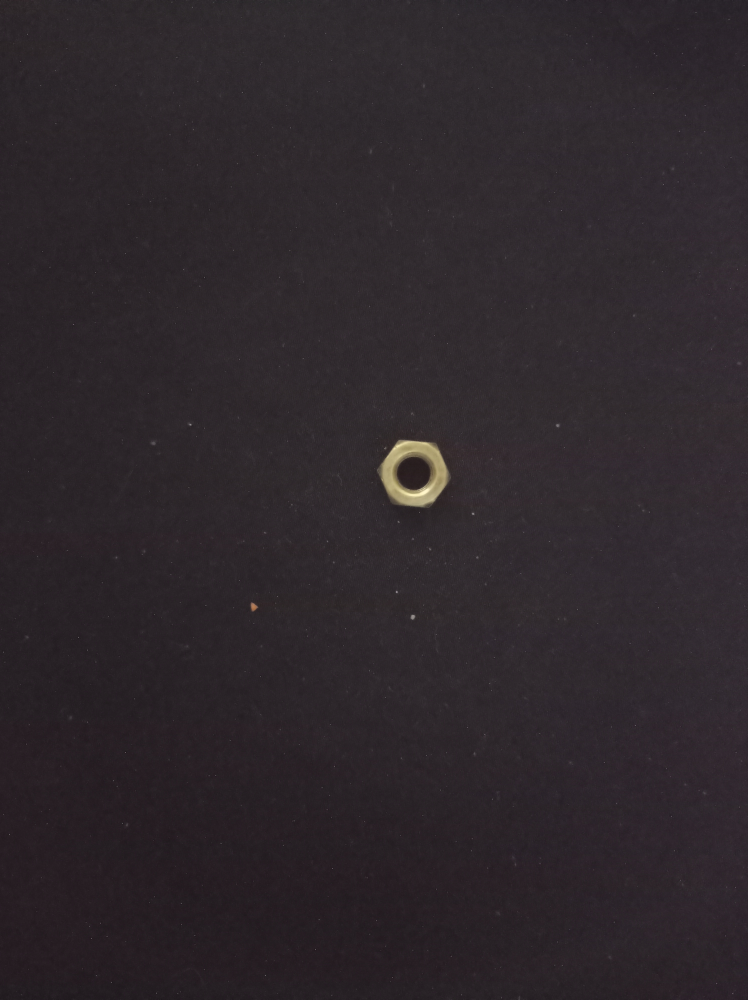
#> input picture Kmeans/Tuercas/1719629387142.jpg, 2992 x 4000 px (shown at 1/4 size); its folder holds 4 pictures in this run
$ python kmeans.py
#> lines starting #> are read from the running program, lines starting #| are printed output that depends on the picture; after the words box and inside, x2 and y2 are one past the last pixel; in counts of white or black regions, pixels touching at a corner belong together
import numpy as np
import matplotlib.pyplot as plt
import cv2
import os
from medicion import *
from mpl_toolkits.mplot3d import Axes3D

class KMeansClustering:
    def __init__(self,k=3):
        self.k=k
        self.centroides=None

    @staticmethod
    def distancia_euclidiana(punto_dato, centroides):
        return np.sqrt(np.sum((centroides-punto_dato)**2, axis=1))
    # [52 lines left out: function fit, not called in this run]

# Cargar imágenes de base de datos
def cargar_imagenes(directorio):
    imagenes = []
    for archivo in os.listdir(directorio):
        ruta = os.path.join(directorio, archivo)
        thresh_, contorno=preprocesar_imagen(ruta, False, 1)
        HuM=calcular_parametros_y_hu(thresh_, contorno)
        if thresh_ is not None:
            imagenes.append(HuM)  # Agrega el vector de características
    return imagenes

def preprocesar_imagen(ruta, graficar, tipo):
#> called with ruta = 'Tuercas/1719629387142.jpg', graficar = False, tipo = 1
    img = cv2.imread(ruta)
#> img is the input picture: shape (4000, 2992, 3); mean B, G, R 43.7, 39.2, 46
    # La convertimos a escala de grises.
    imagen_gris = cv2.cvtColor(img, cv2.COLOR_BGR2GRAY)
    # Filtro Gausiano.
    imagen_gauss = cv2.GaussianBlur(imagen_gris, (5, 5), 0)
    # Umbralizacion de la imagen.
    if tipo==1 or tipo==2:              # Base de datos y objeto de referencia
        _, imagen_binaria = cv2.threshold(imagen_gauss, 107, 255, cv2.THRESH_BINARY)
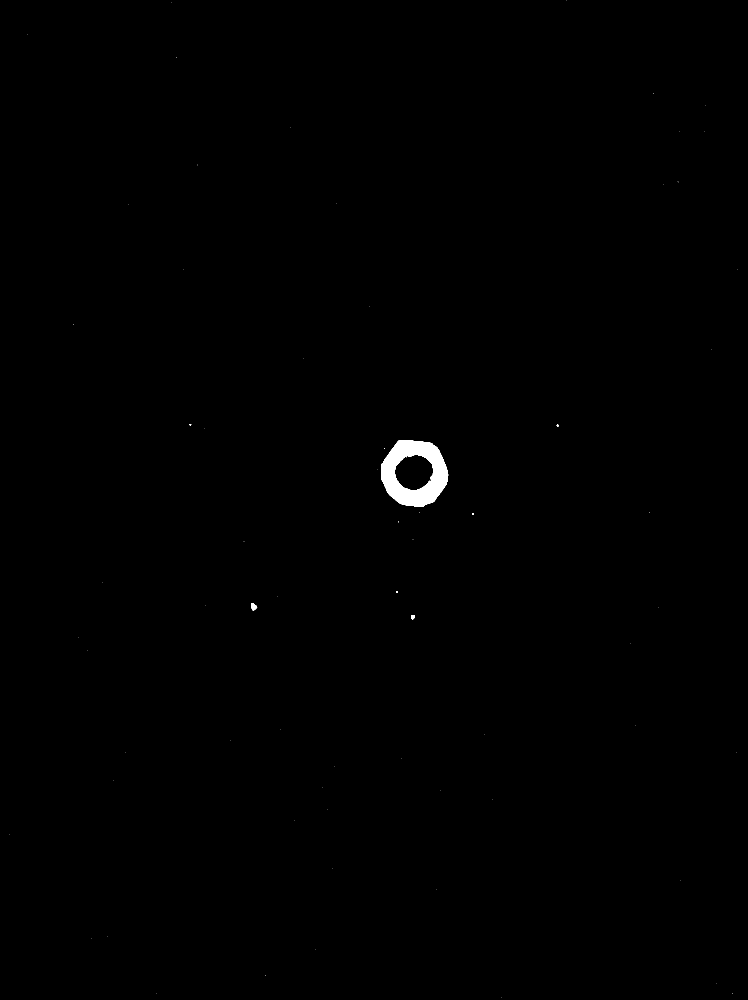
#> imagen_binaria: shape (4000, 2992) (shown at 1/4 size); 0.33% white; 69 white regions (62 under 20 px)
    if tipo==3 or tipo==4:              # Objeto a clasificar y objeto a medir
        _, imagen_binaria = cv2.threshold(imagen_gauss, 120, 255, cv2.THRESH_BINARY)

    # Encontrar contornos
    contours, _ = cv2.findContours(imagen_binaria, cv2.RETR_EXTERNAL, cv2.CHAIN_APPROX_SIMPLE)
#> contours = 68 contours, 62 with area under 20; largest, box (x1, y1, x2, y2) and area: (1524, 1761, 1793, 2027) 55078, (1005, 2412, 1029, 2442) 422, (1644, 2460, 1660, 2478) 184, (2227, 1698, 2234, 1707) 34, (1889, 2052, 1896, 2059) 32, (1584, 2364, 1590, 2372) 29
    contour_max = max(contours, key=cv2.contourArea)
#> contour_max = contour of 367 points, box (x1, y1, x2, y2) (1524, 1761, 1793, 2027), area 55078
#> in cargar_imagenes, `thresh_, contorno=preprocesar_imagen(ruta, False, 1)`: contorno has the same summary as contour_max in preprocesar_imagen

    if graficar:
        fig, axs = plt.subplots(1, 4, figsize=(10, 5))
        fig.suptitle("Preprocesamiento de imágenes", fontsize=16)

        axs[0].imshow(img)
        axs[0].set_title('Imagen original')
        axs[0].axis('off')

        axs[1].imshow(imagen_gris)
        axs[1].set_title('Imagen en grises')
        axs[1].axis('off')

        axs[2].imshow(imagen_gauss)
        axs[2].set_title('Filtro Gaussiano')
        axs[2].axis('off')

        axs[3].imshow(imagen_binaria, cmap='gray')
        axs[3].set_title('Imagen binaria')
        axs[3].axis('off')

        plt.tight_layout()
        plt.show()

    if tipo == 1:
        return imagen_binaria, contour_max
    elif tipo == 2:
        return img, imagen_binaria
    elif tipo == 3:
        return imagen_binaria, contour_max
    elif tipo == 4:
        return img, imagen_binaria


def calcular_parametros_y_hu(imagen, contorno_maximo):

    # Aproximacion de contorno del objeto a figura geometrica.
    epsilon = 0.001 * cv2.arcLength(contorno_maximo, True)
#> epsilon = 0.895
    aproximacion = cv2.approxPolyDP(contorno_maximo, epsilon, True)
#> aproximacion = contour of 69 points, box (x1, y1, x2, y2) (1524, 1761, 1793, 2027), area 55102

    momentos = cv2.moments(imagen)
#> momentos = moments, m00 10151550, centre m10/m00, m01/m00 = (1650.7, 1903.4)
    momentosHu = cv2.HuMoments(momentos)
#> momentosHu = [0.00261, 6.22e-07, 1.91e-08, 6.63e-08, 2.31e-15, 5.23e-11, 4.69e-16]

    A = cv2.contourArea(aproximacion)
#> A = 55101.5
    P = cv2.arcLength(aproximacion,True)
#> P = 855.3
    # Calcular relación de aspecto
    x, y, w, h = cv2.boundingRect(contorno_maximo)
#> x = 1524; y = 1761; w = 269; h = 266
    relacion_aspecto = float(w) / h
#> relacion_aspecto = 1.01

    # Calcular circularidad
    if P == 0:
        circularidad = 0
    else:
        circularidad = (4 * np.pi * A) / (P * P)
#> circularidad = 0.947

    # Calcular elongación
    if len(contorno_maximo) >= 5:  # fitEllipse requiere al menos 5 puntos
        ellipse = cv2.fitEllipse(contorno_maximo)
#> ellipse = ((1657.7, 1892.3), (261.3, 268.5), 165.8)
        (a, b) = ellipse[1]  # Obtener los ejes de la elipse
#> a = 261.3; b = 268.5
        if a>b:
            elongation = a / b
        else:
            elongation = b / a
#> elongation = 1.03
    else:
        print("No hay suficientes puntos para la elongación")
        elongation = None  # No se puede calcular la elongación si no hay suficientes puntos

    # Crear el vector de características
    if elongation is not None:
        vector_caracteristicas = np.append(momentosHu, [relacion_aspecto, circularidad, elongation])
#> vector_caracteristicas = [0.00261, 6.22e-07, 1.91e-08, 6.63e-08, 2.31e-15, 5.23e-11, 4.69e-16, 1.01, 0.947, 1.03]
    else:
        vector_caracteristicas = np.append(momentosHu, [relacion_aspecto, circularidad])

    return vector_caracteristicas

def normalizar(datos, maximo, minimo):
    # Obtener los valores mínimos y máximos de cada característica en X
    return (datos-minimo)/(maximo-minimo)

# Directorio que contiene las imágenes de tuercas
directorio_tuercas = "Tuercas/"
tuercas = cargar_imagenes(directorio_tuercas)
#> in cargar_imagenes, `HuM=calcular_parametros_y_hu(thresh_, contorno)`: HuM has the same summary as vector_caracteristicas in calcular_parametros_y_hu
#> pass 2 of the loop in cargar_imagenes, `for archivo in os.listdir(directorio):`:
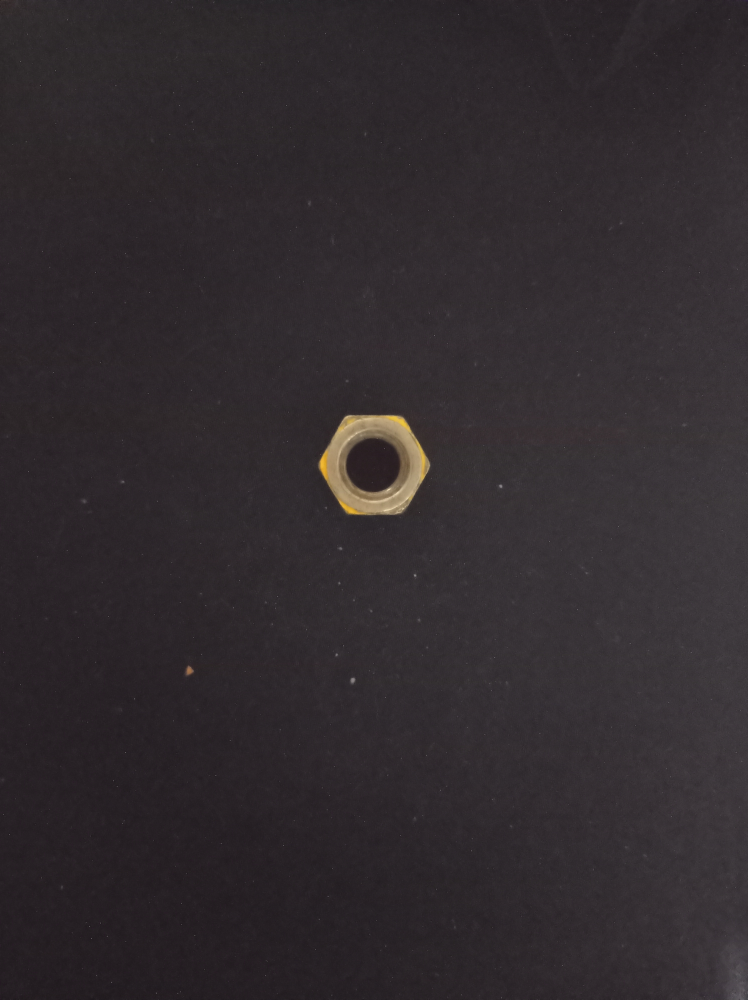
#> input picture Kmeans/Tuercas/1719629387161.jpg, 2992 x 4000 px (shown at 1/4 size)
#> in preprocesar_imagen, img is the input picture: shape (4000, 2992, 3); mean B, G, R 46.6, 43.2, 49.1
#> in preprocesar_imagen (call 2), `_, imagen_binaria = cv2.threshold(imagen_gauss, 107, 255, cv2.THRESH_B..`:
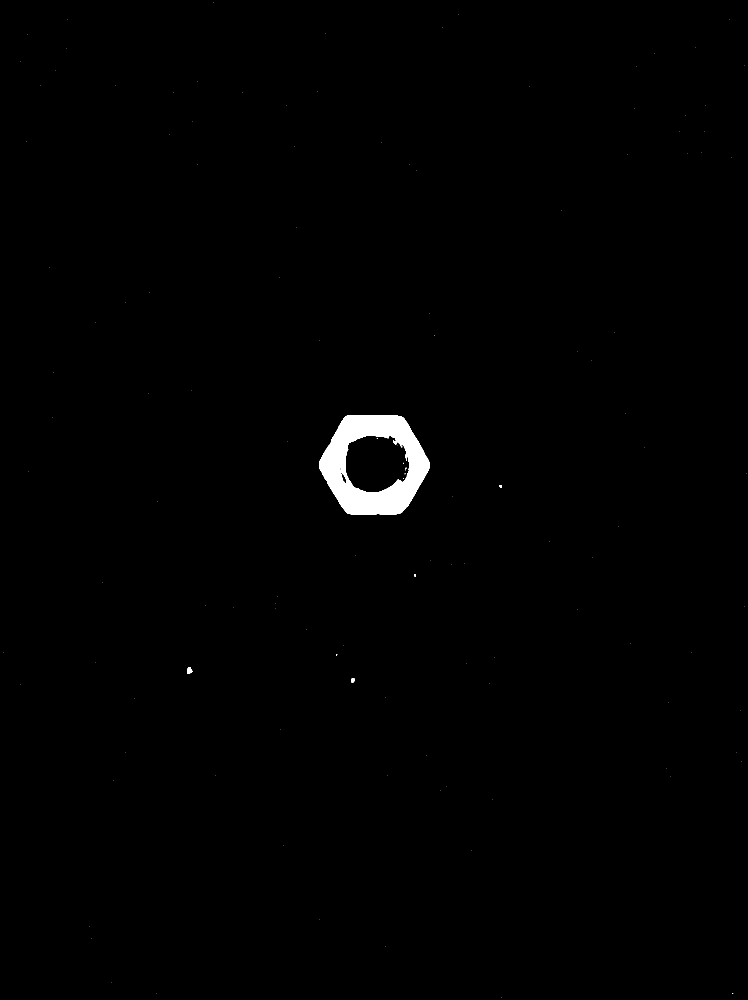
#> imagen_binaria: shape (4000, 2992) (shown at 1/4 size); 0.74% white; 129 white regions (123 under 20 px)
#> contours = 121 contours, 116 with area under 20; largest, box (x1, y1, x2, y2) and area: (1276, 1661, 1720, 2060) 134512, (749, 2668, 770, 2695) 339, (1405, 2712, 1419, 2730) 174, (1998, 1940, 2008, 1951) 72, (1656, 2298, 1664, 2306) 38
#> contour_max = contour of 632 points, box (x1, y1, x2, y2) (1276, 1661, 1720, 2060), area 134512
#> contorno has the same summary as contour_max in preprocesar_imagen
#> HuM = [0.00173, 6.61e-08, 1.91e-09, 2.97e-09, 6.55e-18, 7.59e-13, 2.67e-18, 1.11, 0.935, 1.02]
#> pass 3 of the loop in cargar_imagenes, `for archivo in os.listdir(directorio):`:
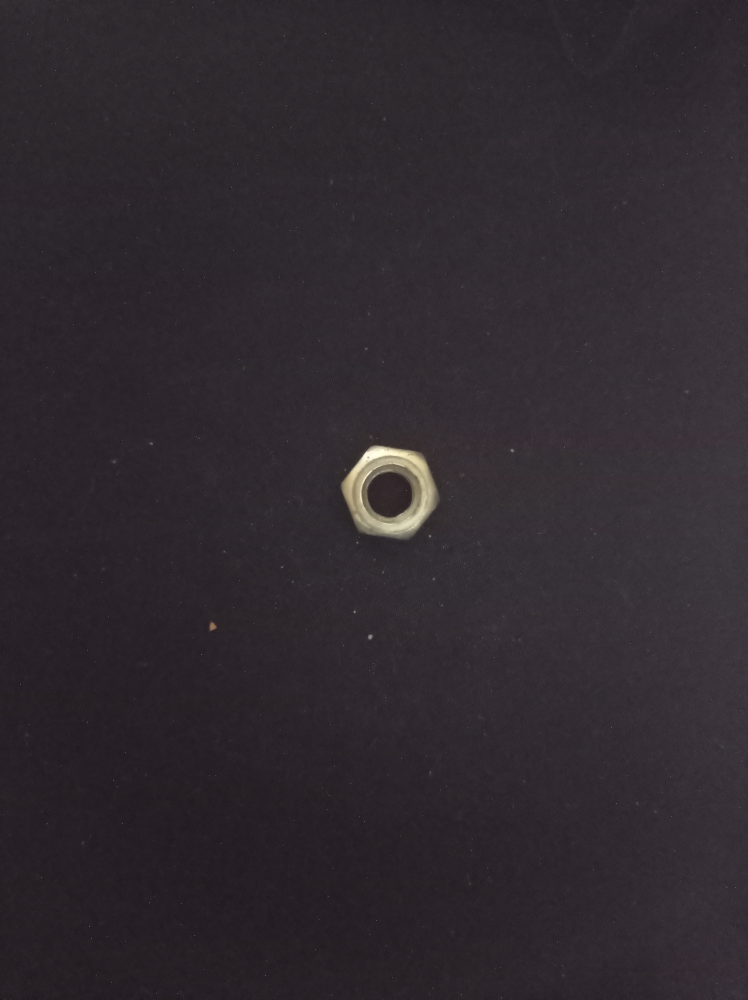
#> input picture Kmeans/Tuercas/1719629387177.jpg, 2992 x 4000 px (shown at 1/4 size)
#> in preprocesar_imagen, img is the input picture: shape (4000, 2992, 3); mean B, G, R 47.1, 41.7, 48
#> in preprocesar_imagen (call 3), `_, imagen_binaria = cv2.threshold(imagen_gauss, 107, 255, cv2.THRESH_B..`:
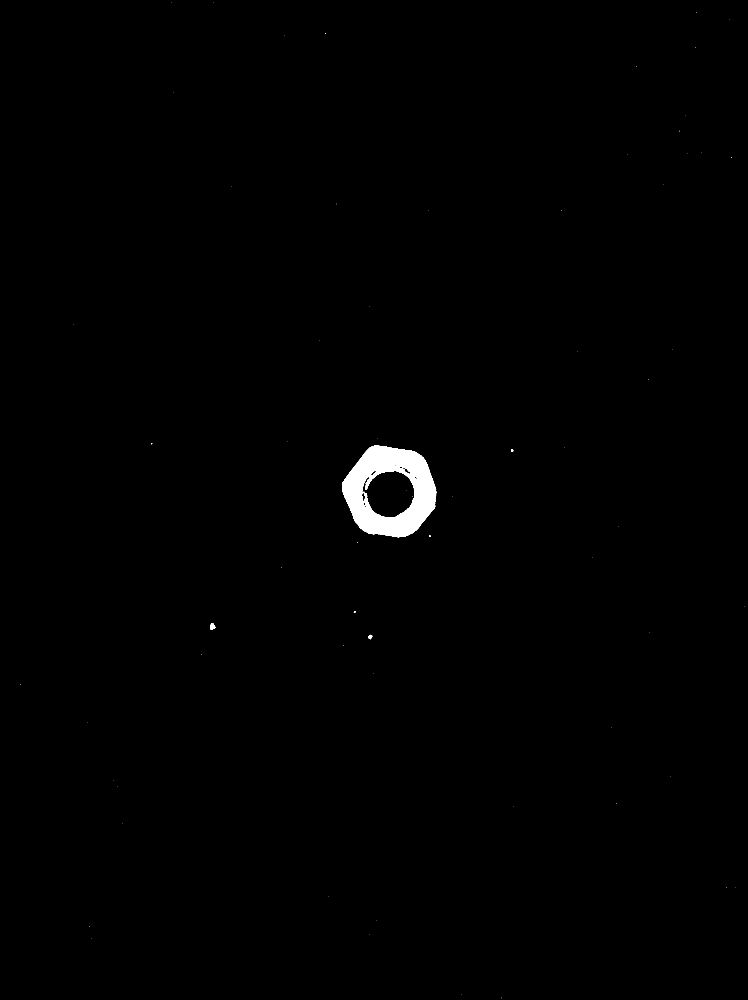
#> imagen_binaria: shape (4000, 2992) (shown at 1/4 size); 0.63% white; 66 white regions (60 under 20 px)
#> contours = 64 contours, 58 with area under 20; largest, box (x1, y1, x2, y2) and area: (1368, 1782, 1745, 2149) 104160, (842, 2493, 862, 2520) 320, (1474, 2539, 1489, 2557) 166, (2045, 1798, 2053, 1807) 48, (1415, 2444, 1422, 2451) 26, (1717, 2142, 1723, 2148) 22
#> contour_max = contour of 544 points, box (x1, y1, x2, y2) (1368, 1782, 1745, 2149), area 104160
#> contorno has the same summary as contour_max in preprocesar_imagen
#> HuM = [0.0015, 5.18e-08, 7.93e-10, 7.58e-10, 4.87e-19, 1.68e-13, 3.31e-19, 1.03, 0.934, 1.01]
#> the loop made 4 passes; the first 3 are shown
# Directorio que contiene las imágenes de tornillos
directorio_tornillos = "Tornillos/"
tornillos = cargar_imagenes(directorio_tornillos)
#> (the run stopped early here; a loop or call above may not have finished)
